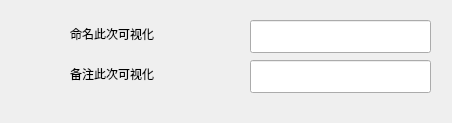
<?xml version="1.0" encoding="UTF-8"?>
<ui version="4.0">
 <class>SelectSaveDialog_UI</class>
 <widget class="QWidget" name="SelectSaveDialog_UI">
  <property name="geometry">
   <rect>
    <x>0</x>
    <y>0</y>
    <width>452</width>
    <height>123</height>
   </rect>
  </property>
  <property name="windowTitle">
   <string>Form</string>
  </property>
  <widget class="CardWidget" name="CardWidget">
   <property name="geometry">
    <rect>
     <x>10</x>
     <y>10</y>
     <width>431</width>
     <height>101</height>
    </rect>
   </property>
   <property name="minimumSize">
    <size>
     <width>431</width>
     <height>101</height>
    </size>
   </property>
   <widget class="IconWidget" name="IconWidget_23">
    <property name="geometry">
     <rect>
      <x>10</x>
      <y>50</y>
      <width>31</width>
      <height>31</height>
     </rect>
    </property>
   </widget>
   <widget class="IconWidget" name="IconWidget_22">
    <property name="geometry">
     <rect>
      <x>10</x>
      <y>10</y>
      <width>31</width>
      <height>31</height>
     </rect>
    </property>
   </widget>
   <widget class="SubtitleLabel" name="SubtitleLabel_22">
    <property name="geometry">
     <rect>
      <x>60</x>
      <y>10</y>
      <width>171</width>
      <height>28</height>
     </rect>
    </property>
    <property name="minimumSize">
     <size>
      <width>171</width>
      <height>28</height>
     </size>
    </property>
    <property name="text">
     <string>命名此次可视化</string>
    </property>
   </widget>
   <widget class="SubtitleLabel" name="SubtitleLabel_23">
    <property name="geometry">
     <rect>
      <x>60</x>
      <y>50</y>
      <width>171</width>
      <height>28</height>
     </rect>
    </property>
    <property name="text">
     <string>备注此次可视化</string>
    </property>
   </widget>
   <widget class="LineEdit" name="LineEdit">
    <property name="geometry">
     <rect>
      <x>240</x>
      <y>10</y>
      <width>181</width>
      <height>33</height>
     </rect>
    </property>
   </widget>
   <widget class="LineEdit" name="LineEdit_2">
    <property name="geometry">
     <rect>
      <x>240</x>
      <y>50</y>
      <width>181</width>
      <height>33</height>
     </rect>
    </property>
   </widget>
  </widget>
 </widget>
 <customwidgets>
  <customwidget>
   <class>IconWidget</class>
   <extends>QWidget</extends>
   <header>qfluentwidgets</header>
  </customwidget>
  <customwidget>
   <class>CardWidget</class>
   <extends>QFrame</extends>
   <header>qfluentwidgets</header>
   <container>1</container>
  </customwidget>
  <customwidget>
   <class>SubtitleLabel</class>
   <extends>QLabel</extends>
   <header>qfluentwidgets</header>
  </customwidget>
  <customwidget>
   <class>LineEdit</class>
   <extends>QLineEdit</extends>
   <header>qfluentwidgets</header>
  </customwidget>
 </customwidgets>
 <resources/>
 <connections/>
</ui>
